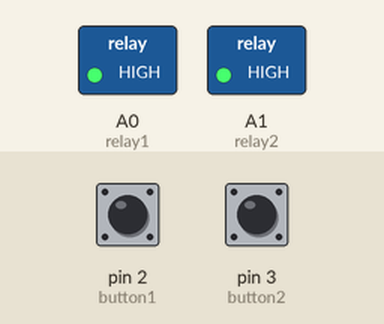
Recording of a sketch running on a simulated Arduino Uno, built with avr-gcc and run on an emulated ATmega328P. On the bench: switched loads named in the sketch (green lamp = pin HIGH). Inputs (shaded band) come from the test bench; at power-on: pin 2 (button1) LOW, pin 3 (button2) LOW.

Above: at 1.2 s.
1.3 s: pin 2 (button1) pulled HIGH for 0.15 s
At 2.2 s:
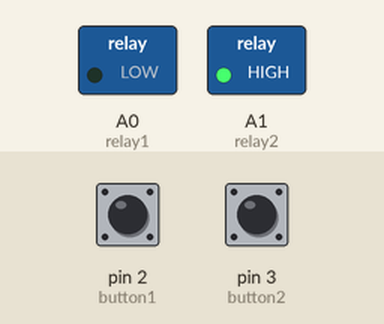
2.9 s: pin 3 (button2) pulled HIGH for 0.15 s
At 3.4 s:
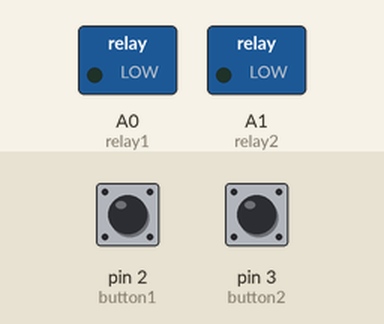
4.5 s: pin 2 (button1) pulled HIGH for 1 s
At 5.8 s:
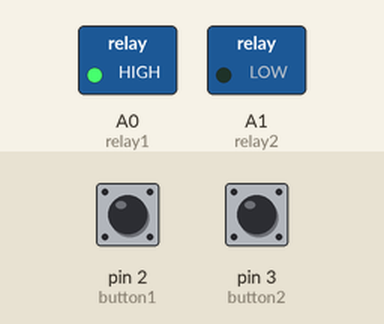
7.0 s: pin 2 (button1) pulled HIGH for 3.2 s
At 7.7 s:
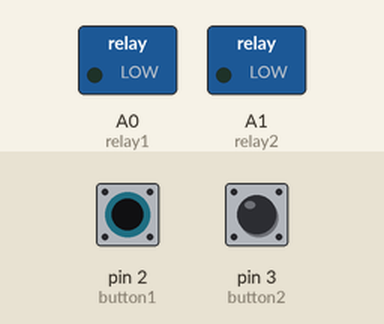
11.7 s: pin 3 (button2) pulled HIGH for 1 s
At 12.5 s:
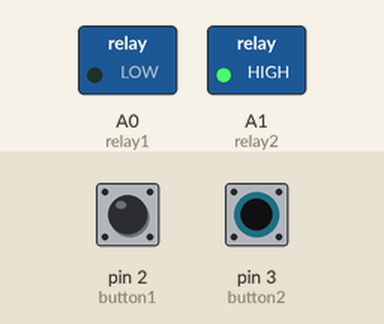
Timing chart, 0 to 14.7 s (numbered marks = the images above; inputs shaded):
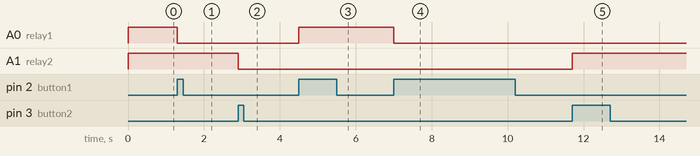

Measured:
- after the input at 1.3 s, A0 (relay1): HIGH → LOW at once
- after the input at 2.9 s, A1 (relay2): HIGH → LOW at once
- after the input at 4.5 s, A0 (relay1): LOW → HIGH at once
- after the input at 7.0 s, A0 (relay1): HIGH → LOW at once
- after the input at 11.7 s, A1 (relay2): LOW → HIGH at once

The sketch:

buttonrelayswitch.ino
```cpp
int button1 = 2;
int button2 = 3;
int relay1 = A0;
int relay2 = A1;

int state1 = HIGH;
int reading1;
int previous1 = LOW;

int state2 = HIGH;
int reading2;
int previous2 = LOW;

long time1 = 0;
long debounce1 = 200;

long time2 = 0;
long debounce2 = 200;

void setup()
{
  pinMode(button1, INPUT);
  pinMode(button2, INPUT);
  pinMode(relay1, OUTPUT);
  pinMode(relay2, OUTPUT);
}

void loop()
{
  reading1 = digitalRead(button1);
  if (reading1 == HIGH && previous1 == LOW && millis() - time1 > debounce1) {
    if (state1 == HIGH)
      state1 = LOW;
    else
      state1 = HIGH;
    time1 = millis();
  }
  digitalWrite(relay1, state1);
  previous1 = reading1;

//next relay
  reading2 = digitalRead(button2);
  if (reading2 == HIGH && previous2 == LOW && millis() - time2 > debounce2) {
    if (state2 == HIGH)
      state2 = LOW;
    else
      state2 = HIGH;
    time2 = millis();
  }
  digitalWrite(relay2, state2);
  previous2 = reading2;
}
```
